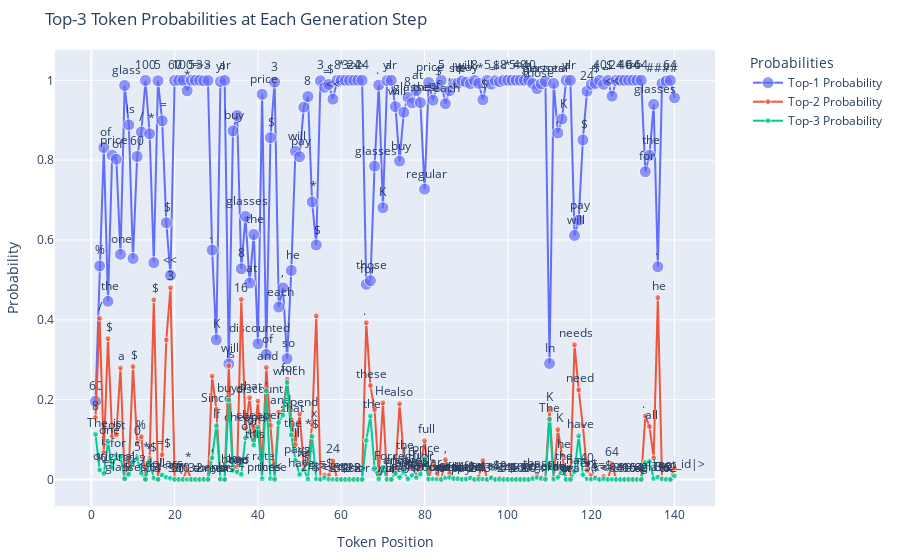

The code cell stored with this chart in its notebook:
### Code cell
ans_data = generate_answer(question_to_prompt(test_qnas[sample_i]))

visualize_topk_plotly(ans_data)

### Figure 1 — Plotly figure (JSON) as saved in the notebook; plotly's stock layout.template omitted (floating-point values rounded to 4 significant figures; data arrays with more than 128 entries replaced by an {"elided": "..."} marker saying what was removed)
{"data": [{"marker": {"size": {"elided": "140 int values"}}, "mode": "lines+markers+text", "name": "Top-1 Probability", "text": {"elided": "140 str values"}, "textposition": "top center", "type": "scatter", "x": {"elided": "140 int values"}, "y": {"elided": "140 float values"}}, {"marker": {"size": {"elided": "140 int values"}}, "mode": "lines+markers+text", "name": "Top-2 Probability", "text": {"elided": "140 str values"}, "textposition": "top center", "type": "scatter", "x": {"elided": "140 int values"}, "y": {"elided": "140 float values"}}, {"marker": {"size": {"elided": "140 int values"}}, "mode": "lines+markers+text", "name": "Top-3 Probability", "text": {"elided": "140 str values"}, "textposition": "top center", "type": "scatter", "x": {"elided": "140 int values"}, "y": {"elided": "140 float values"}}], "layout": {"autosize": true, "legend": {"orientation": "v", "title": {"text": "Probabilities"}, "x": 1.05, "y": 1}, "margin": {"b": 50, "l": 50, "r": 50, "t": 50}, "title": {"text": "Top-3 Token Probabilities at Each Generation Step"}, "xaxis": {"title": {"text": "Token Position"}}, "yaxis": {"title": {"text": "Probability"}}}}
